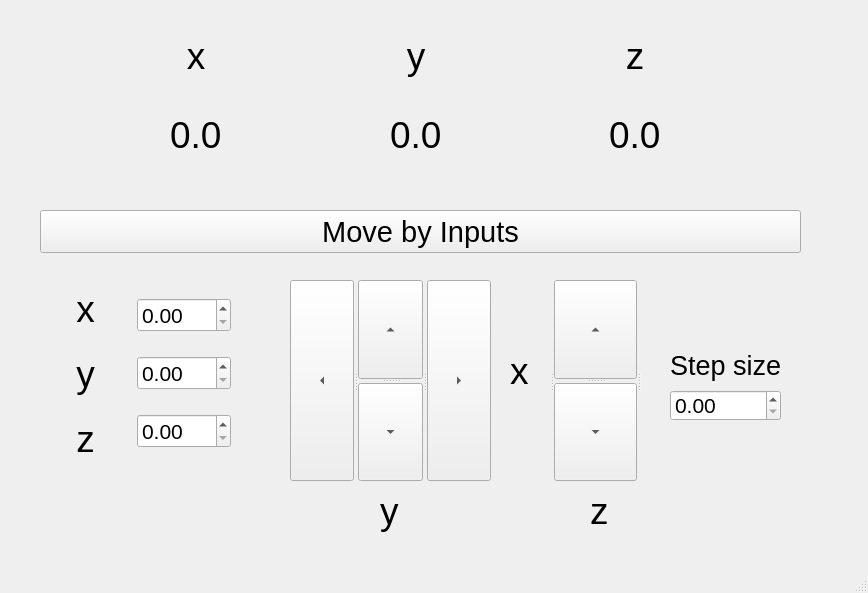
<?xml version="1.0" encoding="UTF-8"?>
<ui version="4.0">
 <class>MainWindow</class>
 <widget class="QMainWindow" name="MainWindow">
  <property name="geometry">
   <rect>
    <x>0</x>
    <y>0</y>
    <width>868</width>
    <height>593</height>
   </rect>
  </property>
  <property name="windowTitle">
   <string>Piezo Controller</string>
  </property>
  <widget class="QWidget" name="centralwidget">
   <widget class="QDoubleSpinBox" name="StepSize">
    <property name="geometry">
     <rect>
      <x>670</x>
      <y>390</y>
      <width>111</width>
      <height>31</height>
     </rect>
    </property>
    <property name="font">
     <font>
      <pointsize>16</pointsize>
     </font>
    </property>
   </widget>
   <widget class="QLabel" name="label">
    <property name="geometry">
     <rect>
      <x>670</x>
      <y>340</y>
      <width>151</width>
      <height>51</height>
     </rect>
    </property>
    <property name="text">
     <string>&lt;html&gt;&lt;head/&gt;&lt;body&gt;&lt;p&gt;&lt;span style=&quot; font-size:20pt;&quot;&gt;Step size&lt;/span&gt;&lt;/p&gt;&lt;/body&gt;&lt;/html&gt;</string>
    </property>
   </widget>
   <widget class="QSplitter" name="splitter_5">
    <property name="geometry">
     <rect>
      <x>550</x>
      <y>280</y>
      <width>91</width>
      <height>201</height>
     </rect>
    </property>
    <property name="orientation">
     <enum>Qt::Horizontal</enum>
    </property>
    <widget class="QSplitter" name="splitter_6">
     <property name="orientation">
      <enum>Qt::Vertical</enum>
     </property>
    </widget>
    <widget class="QSplitter" name="splitter_7">
     <property name="orientation">
      <enum>Qt::Vertical</enum>
     </property>
     <widget class="QToolButton" name="zUpButton">
      <property name="text">
       <string>...</string>
      </property>
      <property name="toolButtonStyle">
       <enum>Qt::ToolButtonIconOnly</enum>
      </property>
      <property name="arrowType">
       <enum>Qt::UpArrow</enum>
      </property>
     </widget>
     <widget class="QToolButton" name="zDownButton">
      <property name="text">
       <string>...</string>
      </property>
      <property name="toolButtonStyle">
       <enum>Qt::ToolButtonIconOnly</enum>
      </property>
      <property name="arrowType">
       <enum>Qt::DownArrow</enum>
      </property>
     </widget>
    </widget>
    <widget class="QSplitter" name="splitter_8">
     <property name="orientation">
      <enum>Qt::Vertical</enum>
     </property>
    </widget>
   </widget>
   <widget class="QLabel" name="xVal_5">
    <property name="geometry">
     <rect>
      <x>380</x>
      <y>480</y>
      <width>23</width>
      <height>64</height>
     </rect>
    </property>
    <property name="text">
     <string>&lt;html&gt;&lt;head/&gt;&lt;body&gt;&lt;p&gt;&lt;span style=&quot; font-size:28pt;&quot;&gt;y&lt;/span&gt;&lt;/p&gt;&lt;/body&gt;&lt;/html&gt;</string>
    </property>
   </widget>
   <widget class="QLabel" name="xVal_6">
    <property name="geometry">
     <rect>
      <x>510</x>
      <y>340</y>
      <width>23</width>
      <height>64</height>
     </rect>
    </property>
    <property name="text">
     <string>&lt;html&gt;&lt;head/&gt;&lt;body&gt;&lt;p&gt;&lt;span style=&quot; font-size:28pt;&quot;&gt;x&lt;/span&gt;&lt;/p&gt;&lt;/body&gt;&lt;/html&gt;</string>
    </property>
   </widget>
   <widget class="QLabel" name="xVal_7">
    <property name="geometry">
     <rect>
      <x>590</x>
      <y>480</y>
      <width>23</width>
      <height>64</height>
     </rect>
    </property>
    <property name="text">
     <string>&lt;html&gt;&lt;head/&gt;&lt;body&gt;&lt;p&gt;&lt;span style=&quot; font-size:28pt;&quot;&gt;z&lt;/span&gt;&lt;/p&gt;&lt;/body&gt;&lt;/html&gt;</string>
    </property>
   </widget>
   <widget class="QSplitter" name="splitter_4">
    <property name="geometry">
     <rect>
      <x>290</x>
      <y>280</y>
      <width>201</width>
      <height>201</height>
     </rect>
    </property>
    <property name="orientation">
     <enum>Qt::Horizontal</enum>
    </property>
    <widget class="QSplitter" name="splitter_3">
     <property name="orientation">
      <enum>Qt::Vertical</enum>
     </property>
     <widget class="QToolButton" name="leftButton">
      <property name="text">
       <string>...</string>
      </property>
      <property name="toolButtonStyle">
       <enum>Qt::ToolButtonIconOnly</enum>
      </property>
      <property name="arrowType">
       <enum>Qt::LeftArrow</enum>
      </property>
     </widget>
    </widget>
    <widget class="QSplitter" name="splitter">
     <property name="orientation">
      <enum>Qt::Vertical</enum>
     </property>
     <widget class="QToolButton" name="upButton">
      <property name="text">
       <string>...</string>
      </property>
      <property name="toolButtonStyle">
       <enum>Qt::ToolButtonIconOnly</enum>
      </property>
      <property name="arrowType">
       <enum>Qt::UpArrow</enum>
      </property>
     </widget>
     <widget class="QToolButton" name="downButton">
      <property name="text">
       <string>...</string>
      </property>
      <property name="toolButtonStyle">
       <enum>Qt::ToolButtonIconOnly</enum>
      </property>
      <property name="arrowType">
       <enum>Qt::DownArrow</enum>
      </property>
     </widget>
    </widget>
    <widget class="QSplitter" name="splitter_2">
     <property name="orientation">
      <enum>Qt::Vertical</enum>
     </property>
     <widget class="QToolButton" name="rightButton">
      <property name="text">
       <string>...</string>
      </property>
      <property name="toolButtonStyle">
       <enum>Qt::ToolButtonIconOnly</enum>
      </property>
      <property name="arrowType">
       <enum>Qt::RightArrow</enum>
      </property>
     </widget>
    </widget>
   </widget>
   <widget class="QWidget" name="layoutWidget">
    <property name="geometry">
     <rect>
      <x>40</x>
      <y>280</y>
      <width>191</width>
      <height>189</height>
     </rect>
    </property>
    <layout class="QHBoxLayout" name="horizontalLayout_2">
     <item>
      <layout class="QVBoxLayout" name="verticalLayout_4">
       <item>
        <widget class="QLabel" name="xVal_8">
         <property name="text">
          <string>&lt;html&gt;&lt;head/&gt;&lt;body&gt;&lt;p align=&quot;center&quot;&gt;&lt;span style=&quot; font-size:28pt;&quot;&gt;x&lt;/span&gt;&lt;/p&gt;&lt;/body&gt;&lt;/html&gt;</string>
         </property>
        </widget>
       </item>
       <item>
        <widget class="QLabel" name="xVal_9">
         <property name="text">
          <string>&lt;html&gt;&lt;head/&gt;&lt;body&gt;&lt;p align=&quot;center&quot;&gt;&lt;span style=&quot; font-size:28pt;&quot;&gt;y&lt;/span&gt;&lt;/p&gt;&lt;/body&gt;&lt;/html&gt;</string>
         </property>
        </widget>
       </item>
       <item>
        <widget class="QLabel" name="xVal_10">
         <property name="text">
          <string>&lt;html&gt;&lt;head/&gt;&lt;body&gt;&lt;p align=&quot;center&quot;&gt;&lt;span style=&quot; font-size:28pt;&quot;&gt;z&lt;/span&gt;&lt;/p&gt;&lt;/body&gt;&lt;/html&gt;</string>
         </property>
        </widget>
       </item>
      </layout>
     </item>
     <item>
      <layout class="QVBoxLayout" name="verticalLayout_3">
       <item>
        <widget class="QDoubleSpinBox" name="inputX">
         <property name="font">
          <font>
           <pointsize>16</pointsize>
          </font>
         </property>
         <property name="maximum">
          <double>200.000000000000000</double>
         </property>
        </widget>
       </item>
       <item>
        <widget class="QDoubleSpinBox" name="inputY">
         <property name="font">
          <font>
           <pointsize>16</pointsize>
          </font>
         </property>
         <property name="maximum">
          <double>200.000000000000000</double>
         </property>
        </widget>
       </item>
       <item>
        <widget class="QDoubleSpinBox" name="inputZ">
         <property name="font">
          <font>
           <pointsize>16</pointsize>
          </font>
         </property>
         <property name="maximum">
          <double>200.000000000000000</double>
         </property>
        </widget>
       </item>
      </layout>
     </item>
    </layout>
   </widget>
   <widget class="QPushButton" name="switchMode">
    <property name="geometry">
     <rect>
      <x>40</x>
      <y>210</y>
      <width>761</width>
      <height>43</height>
     </rect>
    </property>
    <property name="font">
     <font>
      <pointsize>22</pointsize>
     </font>
    </property>
    <property name="text">
     <string>Move by Inputs</string>
    </property>
   </widget>
   <widget class="QWidget" name="">
    <property name="geometry">
     <rect>
      <x>170</x>
      <y>20</y>
      <width>491</width>
      <height>151</height>
     </rect>
    </property>
    <layout class="QHBoxLayout" name="horizontalLayout">
     <item>
      <layout class="QVBoxLayout" name="verticalLayout">
       <item>
        <widget class="QLabel" name="xVal_2">
         <property name="text">
          <string>&lt;html&gt;&lt;head/&gt;&lt;body&gt;&lt;p align=&quot;center&quot;&gt;&lt;span style=&quot; font-size:28pt;&quot;&gt;x&lt;/span&gt;&lt;/p&gt;&lt;/body&gt;&lt;/html&gt;</string>
         </property>
        </widget>
       </item>
       <item>
        <widget class="QLabel" name="xVal">
         <property name="font">
          <font>
           <pointsize>28</pointsize>
          </font>
         </property>
         <property name="text">
          <string>0.0</string>
         </property>
        </widget>
       </item>
      </layout>
     </item>
     <item>
      <spacer name="horizontalSpacer_2">
       <property name="orientation">
        <enum>Qt::Horizontal</enum>
       </property>
       <property name="sizeHint" stdset="0">
        <size>
         <width>38</width>
         <height>20</height>
        </size>
       </property>
      </spacer>
     </item>
     <item>
      <layout class="QVBoxLayout" name="verticalLayout_2">
       <item>
        <widget class="QLabel" name="xVal_3">
         <property name="text">
          <string>&lt;html&gt;&lt;head/&gt;&lt;body&gt;&lt;p align=&quot;center&quot;&gt;&lt;span style=&quot; font-size:28pt;&quot;&gt;y&lt;/span&gt;&lt;/p&gt;&lt;/body&gt;&lt;/html&gt;</string>
         </property>
        </widget>
       </item>
       <item>
        <widget class="QLabel" name="yVal">
         <property name="font">
          <font>
           <pointsize>28</pointsize>
          </font>
         </property>
         <property name="text">
          <string>0.0</string>
         </property>
        </widget>
       </item>
      </layout>
     </item>
     <item>
      <spacer name="horizontalSpacer">
       <property name="orientation">
        <enum>Qt::Horizontal</enum>
       </property>
       <property name="sizeHint" stdset="0">
        <size>
         <width>38</width>
         <height>20</height>
        </size>
       </property>
      </spacer>
     </item>
     <item>
      <layout class="QVBoxLayout" name="verticalLayout_5">
       <item>
        <widget class="QLabel" name="xVal_4">
         <property name="text">
          <string>&lt;html&gt;&lt;head/&gt;&lt;body&gt;&lt;p align=&quot;center&quot;&gt;&lt;span style=&quot; font-size:28pt;&quot;&gt;z&lt;/span&gt;&lt;/p&gt;&lt;/body&gt;&lt;/html&gt;</string>
         </property>
        </widget>
       </item>
       <item>
        <widget class="QLabel" name="zVal">
         <property name="font">
          <font>
           <pointsize>28</pointsize>
          </font>
         </property>
         <property name="text">
          <string>0.0</string>
         </property>
        </widget>
       </item>
      </layout>
     </item>
    </layout>
   </widget>
  </widget>
  <widget class="QMenuBar" name="menubar">
   <property name="geometry">
    <rect>
     <x>0</x>
     <y>0</y>
     <width>868</width>
     <height>21</height>
    </rect>
   </property>
  </widget>
  <widget class="QStatusBar" name="statusbar"/>
 </widget>
 <resources/>
 <connections/>
</ui>
